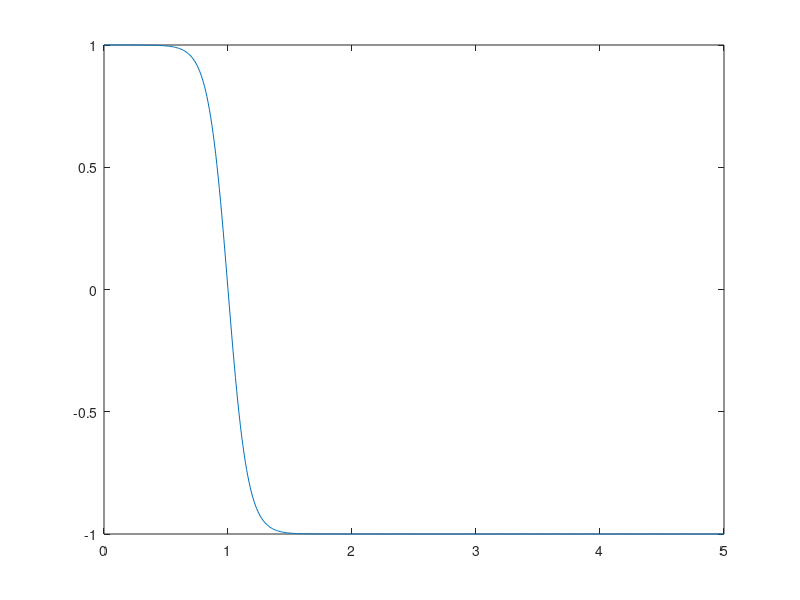
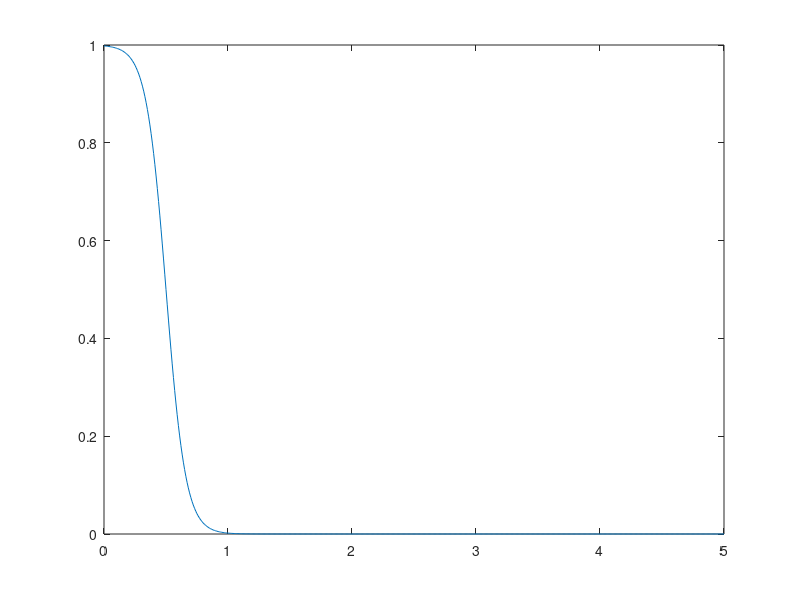

Source code (MATLAB) for these figures, in order:
clc; clear all; close all;

rrin = 0:0.01:5;
A = 1;
Ra = 1;

G = A * (tanh(2 * pi * (Ra - rrin)));

plot(rrin,G)


figure;

decayR = 1;
decay = @(r) - ((tanh(2*pi*r/decayR-pi))+1)/2 + 1;
f = decay(rrin);

plot(rrin,f)